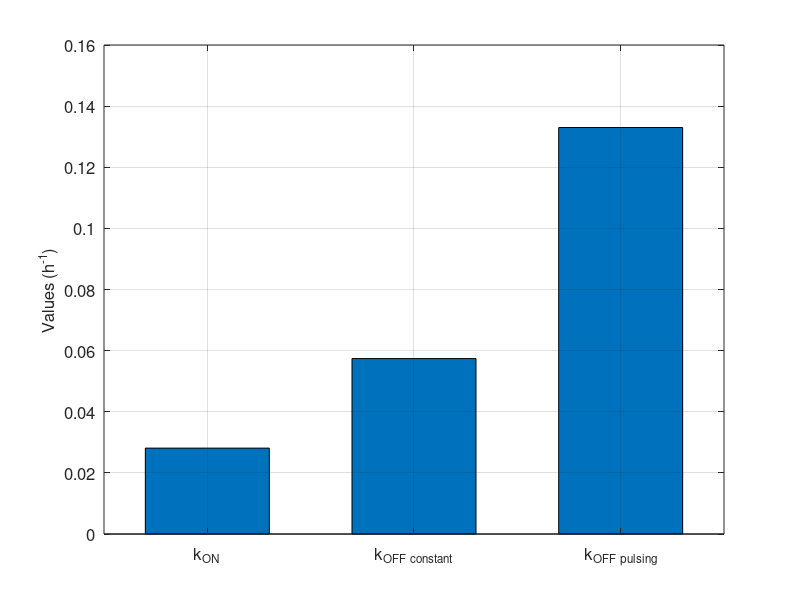

Write the MATLAB code that produced this figure.
% Bar plot

kon_best = 0.0281;


koff_best_c = 0.0574;


koff_best_o = 0.1330;

% Data for the bar plot
categories = {'k_{ON}', 'k_{OFF} _{constant}', 'k_{OFF} _{pulsing}'};
values = [kon_best, koff_best_c, koff_best_o];

% Create the bar plot
figure;
bar(values, 0.6); % 0.6 sets the bar width
set(gca, 'XTickLabel', categories, 'FontSize', 12); % Set category labels
%xlabel('Rates', 'FontSize', 12);
ylabel('Values (h^{-1})', 'FontSize', 12);
grid on; % Optional: add a grid